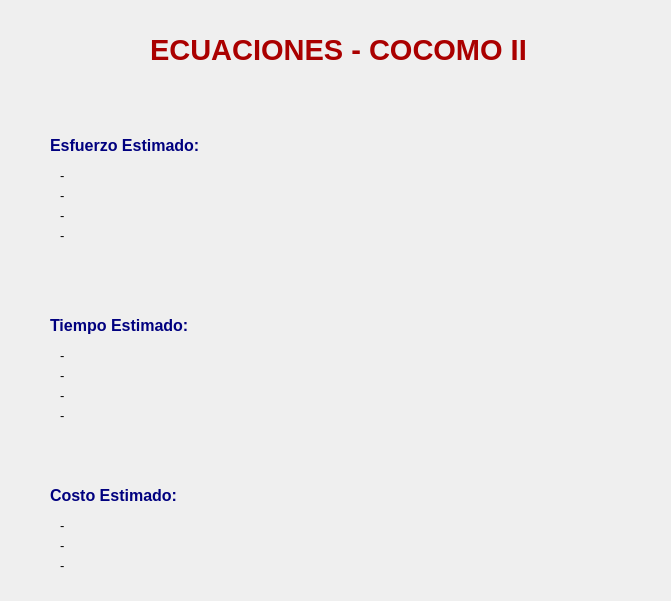
<?xml version="1.0" encoding="UTF-8"?>
<ui version="4.0">
 <class>Form</class>
 <widget class="QWidget" name="Form">
  <property name="geometry">
   <rect>
    <x>0</x>
    <y>0</y>
    <width>671</width>
    <height>601</height>
   </rect>
  </property>
  <property name="windowTitle">
   <string>Form</string>
  </property>
  <widget class="QLabel" name="label">
   <property name="geometry">
    <rect>
     <x>150</x>
     <y>20</y>
     <width>401</width>
     <height>61</height>
    </rect>
   </property>
   <property name="font">
    <font>
     <pointsize>22</pointsize>
     <weight>75</weight>
     <bold>true</bold>
    </font>
   </property>
   <property name="layoutDirection">
    <enum>Qt::LeftToRight</enum>
   </property>
   <property name="text">
    <string>&lt;html&gt;&lt;head/&gt;&lt;body&gt;&lt;p&gt;&lt;span style=&quot; color:#aa0000;&quot;&gt;ECUACIONES - COCOMO II&lt;/span&gt;&lt;/p&gt;&lt;/body&gt;&lt;/html&gt;</string>
   </property>
   <property name="textFormat">
    <enum>Qt::AutoText</enum>
   </property>
  </widget>
  <widget class="QLabel" name="label_2">
   <property name="geometry">
    <rect>
     <x>50</x>
     <y>130</y>
     <width>271</width>
     <height>31</height>
    </rect>
   </property>
   <property name="font">
    <font>
     <pointsize>12</pointsize>
     <weight>75</weight>
     <bold>true</bold>
    </font>
   </property>
   <property name="text">
    <string>&lt;html&gt;&lt;head/&gt;&lt;body&gt;&lt;p&gt;&lt;span style=&quot; color:#00007f;&quot;&gt;Esfuerzo Estimado:&lt;/span&gt;&lt;/p&gt;&lt;/body&gt;&lt;/html&gt;</string>
   </property>
  </widget>
  <widget class="QLabel" name="label_3">
   <property name="geometry">
    <rect>
     <x>50</x>
     <y>310</y>
     <width>271</width>
     <height>31</height>
    </rect>
   </property>
   <property name="font">
    <font>
     <pointsize>12</pointsize>
     <weight>75</weight>
     <bold>true</bold>
    </font>
   </property>
   <property name="text">
    <string>&lt;html&gt;&lt;head/&gt;&lt;body&gt;&lt;p&gt;&lt;span style=&quot; color:#00007f;&quot;&gt;Tiempo Estimado:&lt;/span&gt;&lt;/p&gt;&lt;/body&gt;&lt;/html&gt;</string>
   </property>
  </widget>
  <widget class="QLabel" name="label_4">
   <property name="geometry">
    <rect>
     <x>50</x>
     <y>480</y>
     <width>271</width>
     <height>31</height>
    </rect>
   </property>
   <property name="font">
    <font>
     <pointsize>12</pointsize>
     <weight>75</weight>
     <bold>true</bold>
    </font>
   </property>
   <property name="text">
    <string>&lt;html&gt;&lt;head/&gt;&lt;body&gt;&lt;p&gt;&lt;span style=&quot; color:#00007f;&quot;&gt;Costo Estimado:&lt;/span&gt;&lt;/p&gt;&lt;/body&gt;&lt;/html&gt;</string>
   </property>
  </widget>
  <widget class="QLabel" name="label_7">
   <property name="geometry">
    <rect>
     <x>60</x>
     <y>160</y>
     <width>321</width>
     <height>31</height>
    </rect>
   </property>
   <property name="font">
    <font>
     <pointsize>10</pointsize>
     <weight>50</weight>
     <bold>false</bold>
    </font>
   </property>
   <property name="text">
    <string>&lt;html&gt;&lt;head/&gt;&lt;body&gt;&lt;p&gt;&lt;span style=&quot; color:#000000;&quot;&gt;-&lt;/span&gt;&lt;/p&gt;&lt;/body&gt;&lt;/html&gt;</string>
   </property>
  </widget>
  <widget class="QLabel" name="label_8">
   <property name="geometry">
    <rect>
     <x>60</x>
     <y>340</y>
     <width>321</width>
     <height>31</height>
    </rect>
   </property>
   <property name="font">
    <font>
     <pointsize>10</pointsize>
     <weight>50</weight>
     <bold>false</bold>
    </font>
   </property>
   <property name="text">
    <string>&lt;html&gt;&lt;head/&gt;&lt;body&gt;&lt;p&gt;&lt;span style=&quot; color:#000000;&quot;&gt;-&lt;/span&gt;&lt;/p&gt;&lt;/body&gt;&lt;/html&gt;</string>
   </property>
  </widget>
  <widget class="QLabel" name="label_9">
   <property name="geometry">
    <rect>
     <x>60</x>
     <y>510</y>
     <width>271</width>
     <height>31</height>
    </rect>
   </property>
   <property name="font">
    <font>
     <pointsize>10</pointsize>
     <weight>50</weight>
     <bold>false</bold>
    </font>
   </property>
   <property name="text">
    <string>&lt;html&gt;&lt;head/&gt;&lt;body&gt;&lt;p&gt;&lt;span style=&quot; color:#000000;&quot;&gt;-&lt;/span&gt;&lt;/p&gt;&lt;/body&gt;&lt;/html&gt;</string>
   </property>
  </widget>
  <widget class="QLabel" name="label_10">
   <property name="geometry">
    <rect>
     <x>60</x>
     <y>180</y>
     <width>321</width>
     <height>31</height>
    </rect>
   </property>
   <property name="font">
    <font>
     <pointsize>10</pointsize>
     <weight>50</weight>
     <bold>false</bold>
    </font>
   </property>
   <property name="text">
    <string>&lt;html&gt;&lt;head/&gt;&lt;body&gt;&lt;p&gt;&lt;span style=&quot; color:#000000;&quot;&gt;-&lt;/span&gt;&lt;/p&gt;&lt;/body&gt;&lt;/html&gt;</string>
   </property>
  </widget>
  <widget class="QLabel" name="label_11">
   <property name="geometry">
    <rect>
     <x>60</x>
     <y>200</y>
     <width>321</width>
     <height>31</height>
    </rect>
   </property>
   <property name="font">
    <font>
     <pointsize>10</pointsize>
     <weight>50</weight>
     <bold>false</bold>
    </font>
   </property>
   <property name="text">
    <string>&lt;html&gt;&lt;head/&gt;&lt;body&gt;&lt;p&gt;&lt;span style=&quot; color:#000000;&quot;&gt;-&lt;/span&gt;&lt;/p&gt;&lt;/body&gt;&lt;/html&gt;</string>
   </property>
  </widget>
  <widget class="QLabel" name="label_12">
   <property name="geometry">
    <rect>
     <x>60</x>
     <y>220</y>
     <width>321</width>
     <height>31</height>
    </rect>
   </property>
   <property name="font">
    <font>
     <pointsize>10</pointsize>
     <weight>50</weight>
     <bold>false</bold>
    </font>
   </property>
   <property name="text">
    <string>&lt;html&gt;&lt;head/&gt;&lt;body&gt;&lt;p&gt;&lt;span style=&quot; color:#000000;&quot;&gt;-&lt;/span&gt;&lt;/p&gt;&lt;/body&gt;&lt;/html&gt;</string>
   </property>
  </widget>
  <widget class="QLabel" name="label_14">
   <property name="geometry">
    <rect>
     <x>60</x>
     <y>360</y>
     <width>321</width>
     <height>31</height>
    </rect>
   </property>
   <property name="font">
    <font>
     <pointsize>10</pointsize>
     <weight>50</weight>
     <bold>false</bold>
    </font>
   </property>
   <property name="text">
    <string>&lt;html&gt;&lt;head/&gt;&lt;body&gt;&lt;p&gt;&lt;span style=&quot; color:#000000;&quot;&gt;-&lt;/span&gt;&lt;/p&gt;&lt;/body&gt;&lt;/html&gt;</string>
   </property>
  </widget>
  <widget class="QLabel" name="label_15">
   <property name="geometry">
    <rect>
     <x>60</x>
     <y>380</y>
     <width>321</width>
     <height>31</height>
    </rect>
   </property>
   <property name="font">
    <font>
     <pointsize>10</pointsize>
     <weight>50</weight>
     <bold>false</bold>
    </font>
   </property>
   <property name="text">
    <string>&lt;html&gt;&lt;head/&gt;&lt;body&gt;&lt;p&gt;&lt;span style=&quot; color:#000000;&quot;&gt;-&lt;/span&gt;&lt;/p&gt;&lt;/body&gt;&lt;/html&gt;</string>
   </property>
  </widget>
  <widget class="QLabel" name="label_16">
   <property name="geometry">
    <rect>
     <x>60</x>
     <y>400</y>
     <width>321</width>
     <height>31</height>
    </rect>
   </property>
   <property name="font">
    <font>
     <pointsize>10</pointsize>
     <weight>50</weight>
     <bold>false</bold>
    </font>
   </property>
   <property name="text">
    <string>&lt;html&gt;&lt;head/&gt;&lt;body&gt;&lt;p&gt;&lt;span style=&quot; color:#000000;&quot;&gt;-&lt;/span&gt;&lt;/p&gt;&lt;/body&gt;&lt;/html&gt;</string>
   </property>
  </widget>
  <widget class="QLabel" name="label_17">
   <property name="geometry">
    <rect>
     <x>60</x>
     <y>530</y>
     <width>271</width>
     <height>31</height>
    </rect>
   </property>
   <property name="font">
    <font>
     <pointsize>10</pointsize>
     <weight>50</weight>
     <bold>false</bold>
    </font>
   </property>
   <property name="text">
    <string>&lt;html&gt;&lt;head/&gt;&lt;body&gt;&lt;p&gt;&lt;span style=&quot; color:#000000;&quot;&gt;-&lt;/span&gt;&lt;/p&gt;&lt;/body&gt;&lt;/html&gt;</string>
   </property>
  </widget>
  <widget class="QLabel" name="label_18">
   <property name="geometry">
    <rect>
     <x>60</x>
     <y>550</y>
     <width>271</width>
     <height>31</height>
    </rect>
   </property>
   <property name="font">
    <font>
     <pointsize>10</pointsize>
     <weight>50</weight>
     <bold>false</bold>
    </font>
   </property>
   <property name="text">
    <string>&lt;html&gt;&lt;head/&gt;&lt;body&gt;&lt;p&gt;&lt;span style=&quot; color:#000000;&quot;&gt;-&lt;/span&gt;&lt;/p&gt;&lt;/body&gt;&lt;/html&gt;</string>
   </property>
  </widget>
  <widget class="QLabel" name="label_5">
   <property name="geometry">
    <rect>
     <x>390</x>
     <y>160</y>
     <width>271</width>
     <height>61</height>
    </rect>
   </property>
   <property name="text">
    <string/>
   </property>
   <property name="pixmap">
    <pixmap>esf_cocomo_ii.png</pixmap>
   </property>
   <property name="scaledContents">
    <bool>true</bool>
   </property>
  </widget>
  <widget class="QLabel" name="label_6">
   <property name="geometry">
    <rect>
     <x>390</x>
     <y>330</y>
     <width>271</width>
     <height>61</height>
    </rect>
   </property>
   <property name="text">
    <string/>
   </property>
   <property name="pixmap">
    <pixmap>tiempo_cocomo_ii.png</pixmap>
   </property>
   <property name="scaledContents">
    <bool>true</bool>
   </property>
  </widget>
 </widget>
 <resources/>
 <connections/>
</ui>
